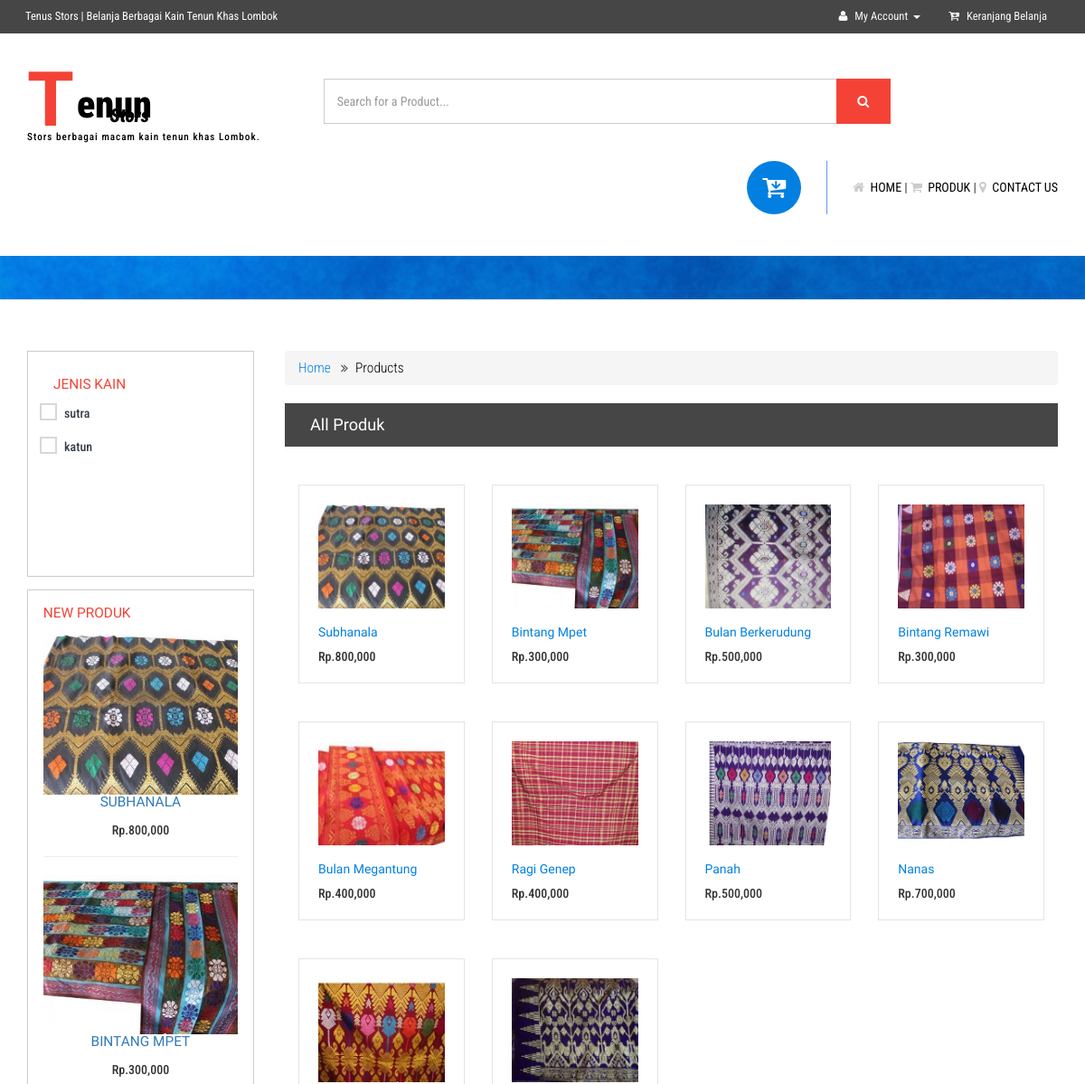
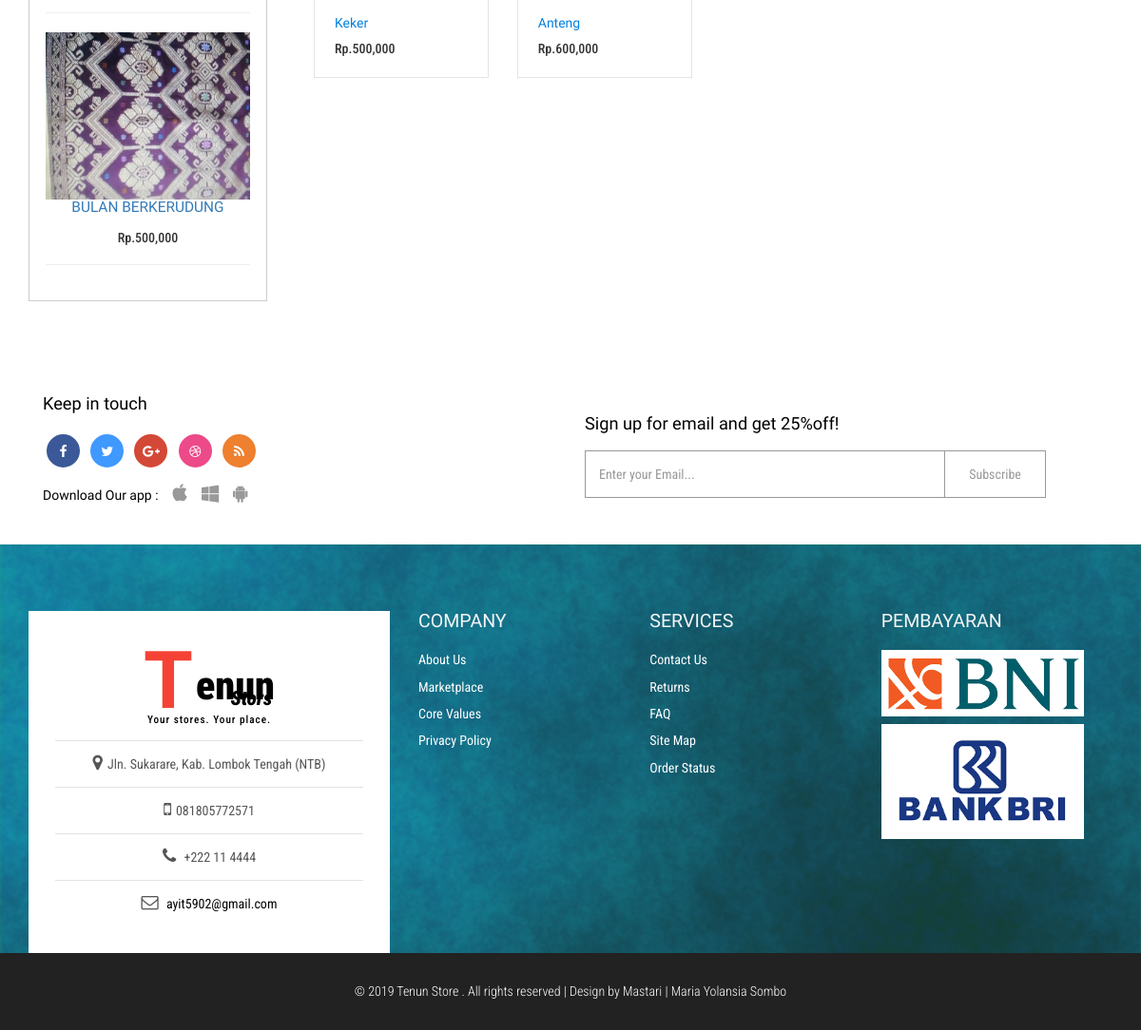
Screenshot of /index.php?mod=produk&pg=produk with the database file from the repository (2 pictures, top to bottom).
### tables this page shows
CREATE TABLE `motif` (
  `kd_motif` int(4) NOT NULL,
  `kd_jenis_kain` int(11) NOT NULL,
  `nm_motif` varchar(50) NOT NULL,
  `gambar` text NOT NULL,
  `harga` int(30) NOT NULL,
  `berat_barang` varchar(30) NOT NULL,
  `stock` int(30) NOT NULL,
  `dijual` int(11) NOT NULL
);

CREATE TABLE `jenis_kain` (
  `kd_jenis_kain` int(11) NOT NULL,
  `nm_jenis_kain` varchar(30) NOT NULL
);

### content/produk/produk.php (the view, shortened to what this page needs)
<div class="products">
		<div class="container">
			<div class="col-md-9 product-w3ls-right">
				<ol class="breadcrumb breadcrumb1">
					<li><a href="index.html">Home</a></li>
					<li class="active">Products</li>
				</ol>
				<div class="product-top">
					<h4>All Produk</h4>
					<div class="clearfix"> </div>
				</div>
				<div class="products-row">
				<?php $sql=mysqli_query($connect, "SELECT * FROM motif m, jenis_kain j where m.kd_jenis_kain=j.kd_jenis_kain ORDER BY kd_motif DESC
					") or die ("error");
					while($data=mysqli_fetch_array($sql)){?>
					<div class="col-md-3 product-grids">
						<div class="agile-products">
							<a href="index.php?mod=produk&pg=detail&id=<?php echo $data['kd_motif'] ; ?>"><img src="admin/content/motif/<?php echo $data['gambar'] ; ?>" class="img-responsive" alt="img"></a>
							<div class="agile-product-text">
								<h5><a href="index.php?mod=produk&pg=detail&id=<?php echo $data['kd_motif'] ; ?>"><?php echo $data['nm_motif'] ; ?></a></h5>
								<h6>Rp.<?php echo number_format($data['harga']) ; ?></h6>
							</div>
						</div>
					</div>
					<?php }?>
					<div class="clearfix"> </div>
				</div>
			</div>
			<div class="col-md-3 rsidebar">
				<div class="rsidebar-top">
					<div class="slider-left">
						<h4>Jenis Kain</h4>
						<div class="row row1 scroll-pane">
						<?php $sqlj=mysqli_query($connect, "SELECT * FROM jenis_kain ORDER BY kd_jenis_kain DESC
					") or die ("error");
					while($dataj=mysqli_fetch_array($sqlj)){?>
							<a href="index.php?mod=produk&pg=jenis_produk&id=<?php echo $dataj['kd_jenis_kain']; ?>&nama=<?php echo $dataj['nm_jenis_kain']; ?>"><label class="checkbox"><i></i><?php echo $dataj['nm_jenis_kain']; ?></label></a>
							<?php }?>
						</div>
					</div>
				</div>
				<div class="related-row">
					<h4>New Produk</h4>
					<?php $sqln=mysqli_query($connect, "SELECT * FROM motif ORDER BY kd_motif DESC
					limit 3 ") or die ("error");
					while($datan=mysqli_fetch_array($sqln)){?>
					<div class="galry-like">
						<a href="index.php?mod=produk&pg=detail&id=<?php echo $datan['kd_motif'] ; ?>"><img src="admin/content/motif/<?php echo $datan['gambar'] ; ?>" class="img-responsive" alt="img"></a>
						<h4><a href="index.php?mod=produk&pg=detail&id=<?php echo $datan['kd_motif'] ; ?>"><?php echo $datan['nm_motif'] ; ?></a></h4>
						<h5>Rp.<?php echo number_format($datan['harga']) ; ?></h5>
					</div>
                     <hr>
                     <?php }?>
				</div>
			</div>
			<div class="clearfix"> </div>
		</div>
	</div>

### index.php (shortened to what this page needs)
<!DOCTYPE html>
<html lang="en">
<head>
<link href="css/bootstrap.css" rel="stylesheet" type="text/css" media="all" />
<link href="css/style.css" rel="stylesheet" type="text/css" media="all" />
<link href="css/menu.css" rel="stylesheet" type="text/css" media="all" />
<link href="css/ken-burns.css" rel="stylesheet" type="text/css" media="all" />
<link href="css/animate.min.css" rel="stylesheet" type="text/css" media="all" />
<link href="css/owl.carousel.css" rel="stylesheet" type="text/css" media="all">
<link href="css/font-awesome.css" rel="stylesheet">
</head>
<body>
	<?php include"content/pages/header.php"; ?>
	<?php
	if(empty($_GET['mod'])){
	include"content/pages/home.php";
	}else{
		$mod=$_GET['mod'];
		$pg=$_GET['pg'];
		include "content/".$mod."/".$pg.".php";
	}
	 ?>
	<?php include"content/pages/footer.php"; ?>
</body>
</html>

### content/pages/header.php (shortened to what this page needs)
<div class="header">
		<div class="w3ls-header">
			<div class="w3ls-header-left">
				<p><a href="index.php">Tenus Stors | Belanja Berbagai Kain Tenun Khas Lombok </a></p>
			</div>
			<div class="w3ls-header-right">
				<ul>
					<li class="dropdown head-dpdn">
						<a href="#" class="dropdown-toggle" data-toggle="dropdown"><i class="fa fa-user" aria-hidden="true"></i> My Account<span class="caret"></span></a>
					</li>
					<li class="dropdown head-dpdn">
						<a href="index.php?mod=customer&pg=keranjang" class="dropdown-toggle"><i class="fa fa-cart-arrow-down" aria-hidden="true"></i> Keranjang Belanja</a>
					</li>
				</ul>
			</div>
			<div class="clearfix"> </div>
		</div>
		<div class="header-two">
			<div class="container">
				<div class="header-logo">
					<h1><a href="index.php"><span>T</span>enun <i>Stors</i></a></h1>
					<h6>Stors berbagai macam kain tenun khas Lombok.</h6>
				</div>
				<div class="header-search">
					<form action="index.php?mod=produk&pg=search" method="post">
						<input type="search" name="Search" placeholder="Search for a Product..." required="">
						<button type="submit" class="btn btn-default" aria-label="Left Align">
							<i class="fa fa-search" aria-hidden="true"> </i>
						</button>
					</form>
				</div>
				<div class="header-cart">
					<div class="my-account">
                    <a href="index.php"><i class="fa fa-home" aria-hidden="true"></i> HOME </a> |
                    <a href="index.php?mod=produk&pg=produk"><i class="fa  fa-shopping-cart" aria-hidden="true"></i> PRODUK </a> |
					<a href="index.php?mod=pages&pg=kontak"><i class="fa fa-map-marker" aria-hidden="true"></i> CONTACT US</a>
					</div>
					<div class="cart">
							<a href="index.php?mod=customer&pg=keranjang"><button class="w3view-cart" type="submit" name="submit" value=""><i class="fa fa-cart-arrow-down" aria-hidden="true"></i></button></a>
					</div>
					<div class="clearfix"> </div>
				</div>
				<div class="clearfix"> </div>
			</div>
		</div>
		<div class="header-three">
			<div class="container">
				<div class="move-text">
					<div class="marquee"><a href="index.php?mod=produk&pg=produk"> Nikmati Berbelanja Mudah di Tenun Stors <span>Dapatkan dengan harga Termurah </span> <span> Berbagai macam Kain tenun kualitas dunia</span></a></div>
				</div>
			</div>
		</div>
	</div>

### content/pages/footer.php (shortened to what this page needs)
<div class="subscribe">
		<div class="container">
			<div class="col-md-6 social-icons w3-agile-icons">
				<h4>Keep in touch</h4>
				<ul>
					<li><a href="#" class="fa fa-facebook icon facebook"> </a></li>
					<li><a href="#" class="fa fa-twitter icon twitter"> </a></li>
					<li><a href="#" class="fa fa-google-plus icon googleplus"> </a></li>
					<li><a href="#" class="fa fa-dribbble icon dribbble"> </a></li>
					<li><a href="#" class="fa fa-rss icon rss"> </a></li>
				</ul>
				<ul class="apps">
					<li><h4>Download Our app : </h4> </li>
					<li><a href="#" class="fa fa-apple"></a></li>
					<li><a href="#" class="fa fa-windows"></a></li>
					<li><a href="#" class="fa fa-android"></a></li>
				</ul>
			</div>
			<div class="col-md-6 subscribe-right">
				<h4>Sign up for email and get 25%off!</h4>
				<form action="#" method="post">
					<input type="text" name="email" placeholder="Enter your Email..." required>
					<input type="submit" value="Subscribe">
				</form>
				<div class="clearfix"> </div>
			</div>
			<div class="clearfix"> </div>
		</div>
	</div>
	<div class="footer">
		<div class="container">
			<div class="footer-info w3-agileits-info">
				<div class="col-md-4 address-left agileinfo">
					<div class="footer-logo header-logo">
						<h2><a href="index.html"><span>T</span>enun <i>Stors</i></a></h2>
						<h6>Your stores. Your place.</h6>
					</div>
					<ul>
						<li><i class="fa fa-map-marker"></i>Jln. Sukarare, Kab. Lombok Tengah (NTB)</li>
						<li><i class="fa fa-mobile"></i>081805772571 </li>
						<li><i class="fa fa-phone"></i> +222 11 4444 </li>
						<li><i class="fa fa-envelope-o"></i> <a href="mailto:example@mail.com">ayit5902@gmail.com</a></li>
					</ul>
				</div>
				<div class="col-md-8 address-right">
					<div class="col-md-4 footer-grids">
						<h3>Company</h3>
						<ul>
							<li><a href="about.html">About Us</a></li>
							<li><a href="marketplace.html">Marketplace</a></li>
							<li><a href="values.html">Core Values</a></li>
							<li><a href="privacy.html">Privacy Policy</a></li>
						</ul>
					</div>
					<div class="col-md-4 footer-grids">
						<h3>Services</h3>
						<ul>
							<li><a href="contact.html">Contact Us</a></li>
							<li><a href="login.html">Returns</a></li>
							<li><a href="faq.html">FAQ</a></li>
							<li><a href="sitemap.html">Site Map</a></li>
							<li><a href="login.html">Order Status</a></li>
						</ul>
					</div>
					<div class="col-md-4 footer-grids">
						<h3>PEMBAYARAN</h3>
						<ul>
							<li> <img src="images/bni.png" alt="" class="img-responsive" /></li>
							<li> <img src="images/bri.png" alt="" class="img-responsive" /></li>
						</ul>
					</div>
					<div class="clearfix"></div>
				</div>
				<div class="clearfix"></div>
			</div>
		</div>
	</div>
	<div class="copy-right">
		<div class="container">
			<p>© 2019 Tenun Store  . All rights reserved | Design by <a href="https://www.facebook.com/profile.php?id=100016340440895" target="_blank"> Mastari | Maria Yolansia Sombo</a></p>
		</div>
	</div>

### rows the page displays
motif: gambar (picture), nm_motif "Subhanala", harga "800,000", nm_motif "SUBHANALA"
motif: gambar (picture), nm_motif "Bintang Mpet", harga "300,000", nm_motif "BINTANG MPET"
motif: gambar (picture), nm_motif "Bulan Berkerudung", harga "500,000", nm_motif "BULAN BERKERUDUNG"
motif: gambar (picture), nm_motif "Bintang Remawi", harga "300,000"
motif: gambar (picture), nm_motif "Bulan Megantung", harga "400,000"
motif: gambar (picture), nm_motif "Ragi Genep", harga "400,000"
motif: gambar (picture), nm_motif "Panah", harga "500,000"
motif: gambar (picture), nm_motif "Nanas", harga "700,000"
motif: gambar (picture), nm_motif "Keker", harga "500,000"
motif: gambar (picture), nm_motif "Anteng", harga "600,000"
jenis_kain: nm_jenis_kain "sutra"
jenis_kain: nm_jenis_kain "katun"
